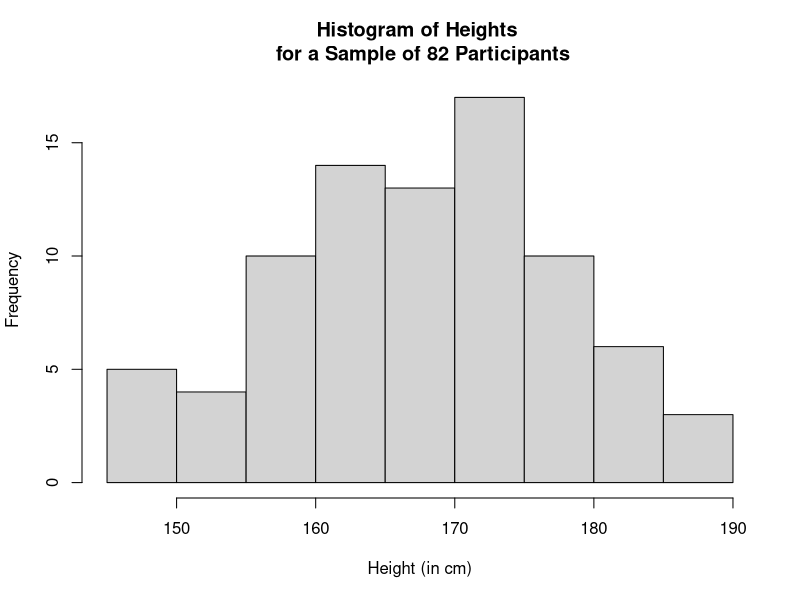
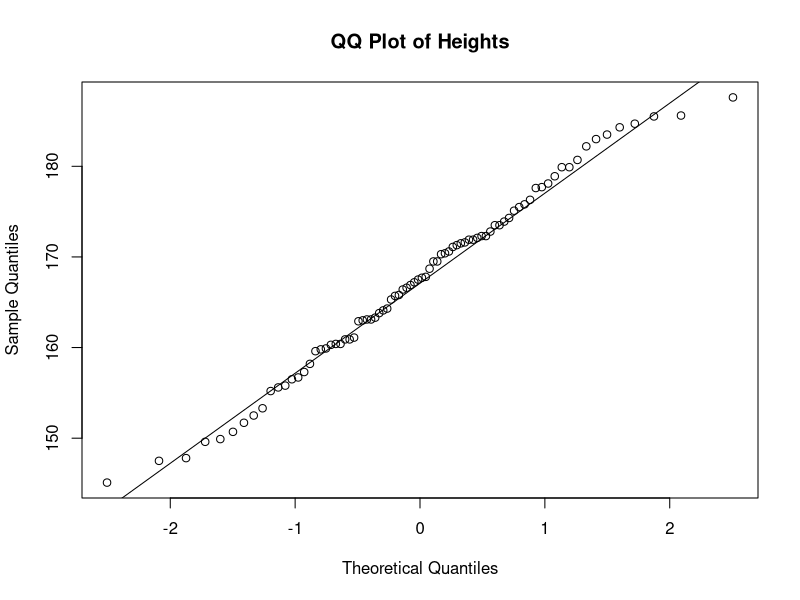
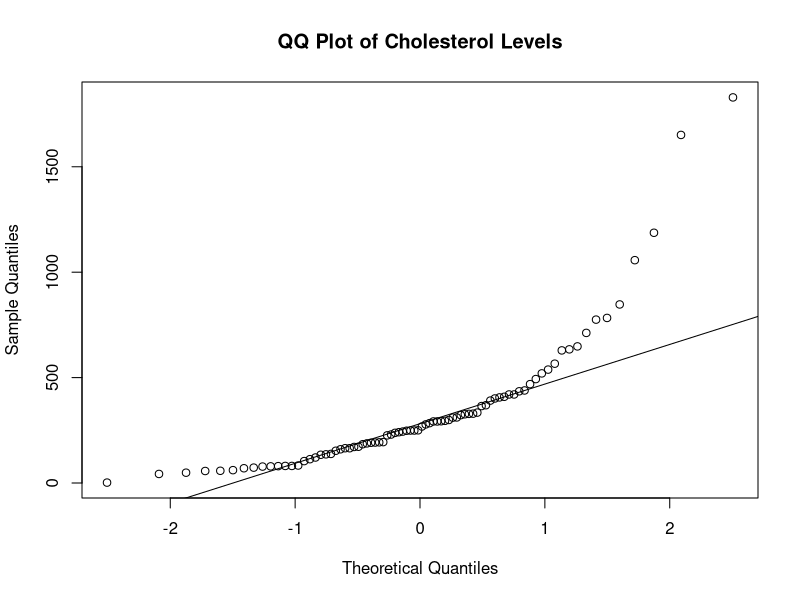
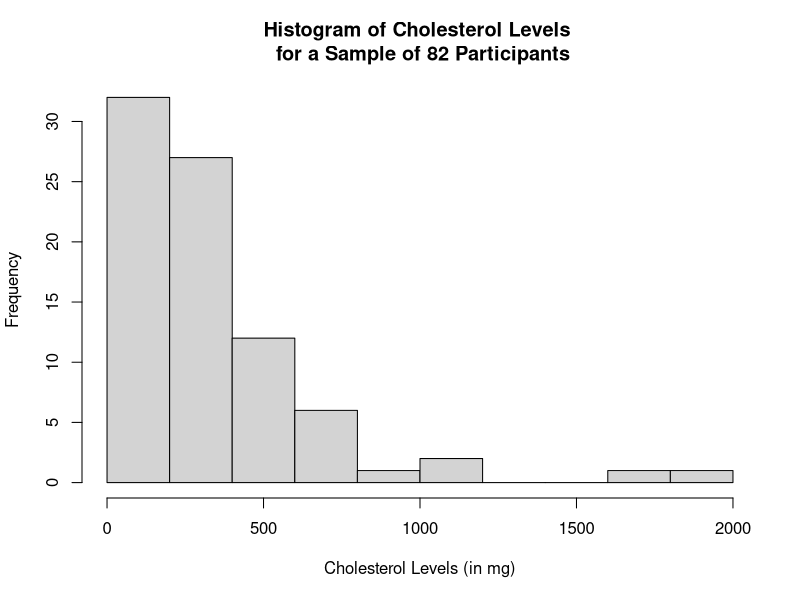
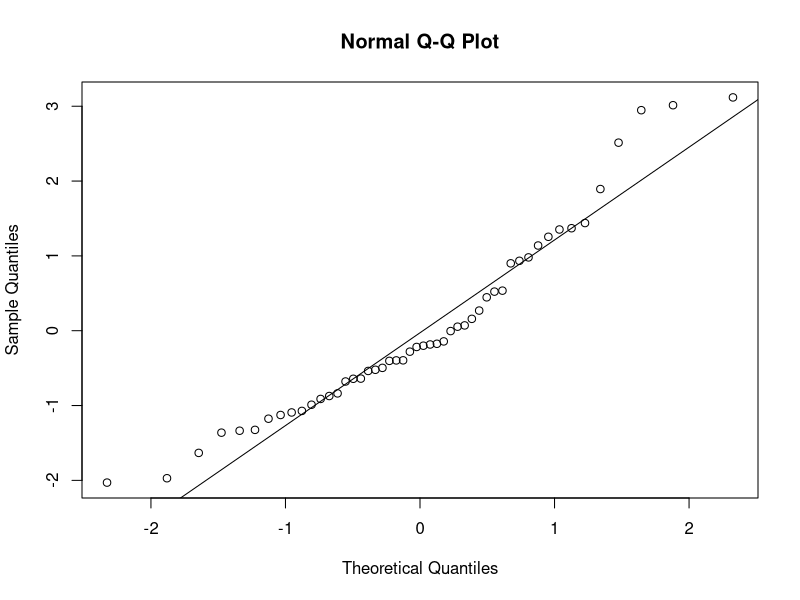
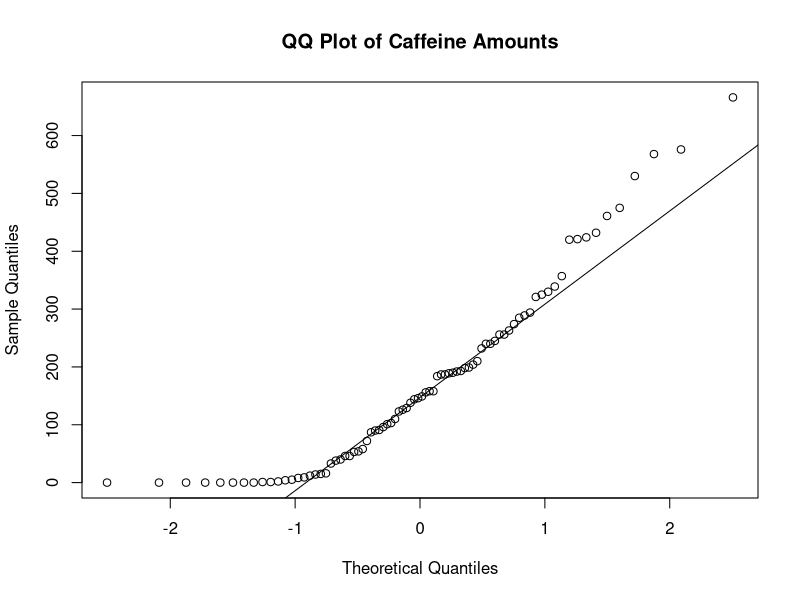

Write R code to recreate these figures, in order.
## ---- chunk 1
knitr::opts_chunk$set(echo = TRUE)
## ---- chunk 2
nhanes <- read.csv("nhanes_sample.csv")
## ---- chunk 3
head(nhanes)
## ---- chunk 4
hist(nhanes$height, 
     main = "Histogram of Heights \n for a Sample of 82 Participants",
     xlab = "Height (in cm)")
## ---- chunk 5
qqnorm(nhanes$height, main = "QQ Plot of Heights")
qqline(nhanes$height)
## ---- chunk 6
qqnorm(nhanes$chol, main = "QQ Plot of Cholesterol Levels")
qqline(nhanes$chol)
## ---- chunk 7
hist(nhanes$chol, 
     main = "Histogram of Cholesterol Levels \n for a Sample of 82 Participants",
     xlab = "Cholesterol Levels (in mg)")
## ---- chunk 8
# Replace this text with your code

## ---- chunk 9
randomsample <- rnorm(50)
qqnorm(randomsample)
qqline(randomsample)
## ---- chunk 10
qqnorm(nhanes$caffeine, main = "QQ Plot of Caffeine Amounts")
qqline(nhanes$caffeine)
## ---- chunk 11
t.test(nhanes$height, conf.level = 0.90)
## ---- chunk 12
# Replace this text with your code

## ---- chunk 13
qt(p = 0.05, df = 81, lower.tail = FALSE)
## ---- chunk 14
qt(p = 0.005, df = 81, lower.tail = FALSE)
## ---- chunk 15
# Replace this text with your code

## ---- chunk 16
t.test(nhanes$rbcc,
       mu = 4.5,
       alternative = "greater")
## ---- chunk 17
# Replace this text with your code

## ---- chunk 18
pt(q = 3.1778, df = 81, lower.tail = FALSE)
## ---- chunk 19
2 * pt(q = 1.3694, df = 81, lower.tail = FALSE)
